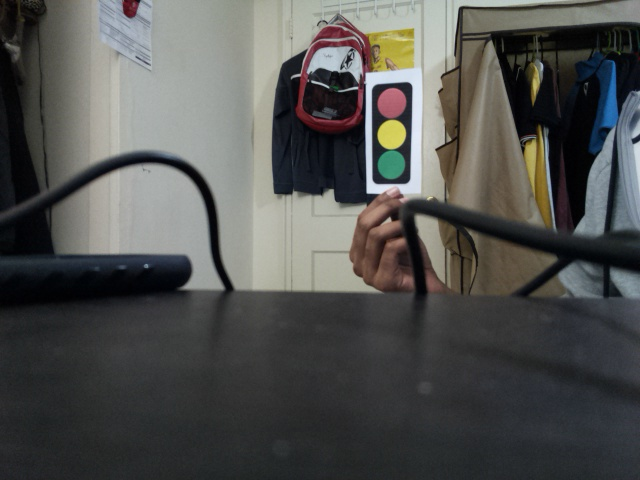
#> input picture trafficSign01.jpg, 640 x 480 px
$ python processingPipeline.py
#> lines starting #> are read from the running program, lines starting #| are printed output that depends on the picture; after the words box and inside, x2 and y2 are one past the last pixel; in counts of white or black regions, pixels touching at a corner belong together
import cv2
import numpy as np
import imutils


image = cv2.imread('trafficSign01.jpg')
#> image is the input picture: shape (480, 640, 3); mean B, G, R 79.9, 82.1, 81.5

height = (image.shape[0])
#> height = 480
width = (image.shape[1])
#> width = 640

#print(height)
#print(width)

hsvImage = cv2.cvtColor(image, cv2.COLOR_BGR2HSV)
#> hsvImage: shape (480, 640, 3); mean H, S, V 70.8, 40.2, 86.3
cv2.imshow('HSV', hsvImage)

# [5 lines of commented-out code are left out]

threshold = cv2.inRange(hsvImage, (75, 130, 130), (85, 160, 150))
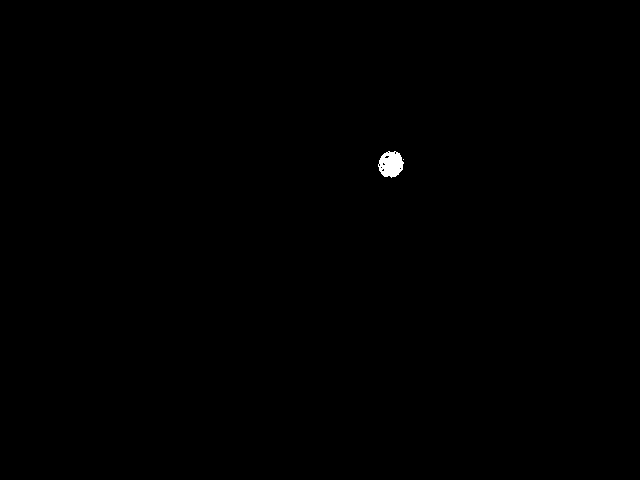
#> threshold: shape (480, 640); 0.16% white; 2 white regions (1 under 20 px)
cv2.imshow('Threshold', threshold)

contours, hierarchy = cv2.findContours(threshold, cv2.RETR_TREE, cv2.CHAIN_APPROX_NONE)
#> contours = 10 contours, 9 with area under 20; largest, box (x1, y1, x2, y2) and area: (378, 151, 404, 178) 482
#print(contours)

if len(contours) == 0:
    print('No green signal found')
else:
    c = max(contours, key=cv2.contourArea)
#> c = contour of 73 points, box (x1, y1, x2, y2) (378, 151, 404, 178), area 482
    ((x,y), radius) = cv2.minEnclosingCircle(c)
#> x = 390.9; y = 164.1; radius = 13.75
    image = cv2.circle(image, (int(x),int(y)), int(radius), (0, 0, 255), 2)
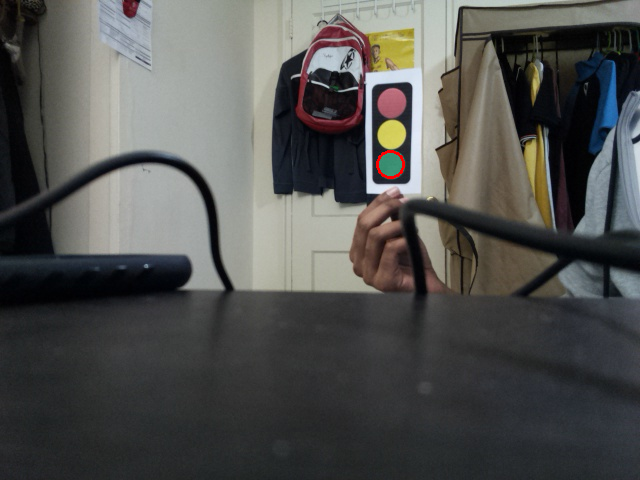
#> image: shape (480, 640, 3); 0.08% of pixels changed, all inside (x1, y1, x2, y2) = (376, 150, 405, 179)

cv2.imshow('final Image', image)
#cv2.drawContours(image, contours, -1, (0, 0, 255), 3)
cv2.waitKey(0)
cv2.destroyAllWindows()

$ run again, with trafficSign.jpg copied over trafficSign01.jpg
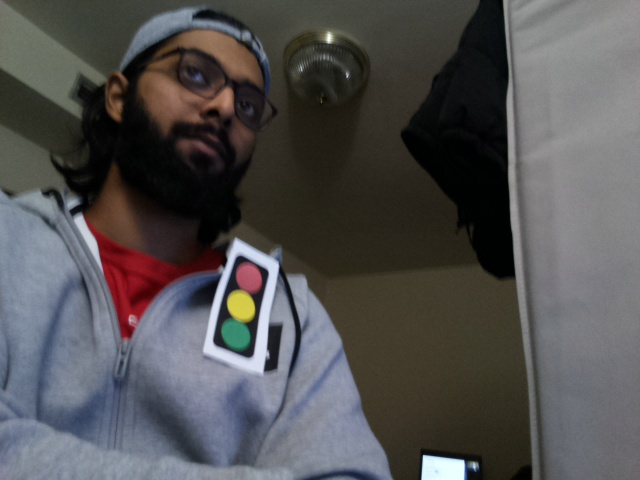
#> input picture trafficSign.jpg, 640 x 480 px
#> image is the input picture: shape (480, 640, 3); mean B, G, R 81.3, 80.9, 82.3
#> hsvImage: shape (480, 640, 3); mean H, S, V 68.8, 59.6, 90.1
#> threshold: shape (480, 640); 0.15% white; 1 white region
#> contours = 9 contours, 7 with area under 20; largest, box (x1, y1, x2, y2) and area: (223, 322, 249, 347) 467, (229, 325, 236, 331) 21
#> c = contour of 76 points, box (x1, y1, x2, y2) (223, 322, 249, 347), area 467
#> x = 235.6; y = 333.5; radius = 14.23
#> `image = cv2.circle(image, (int(x),int(y)), int(radius), (0, 0, 255), 2)`:
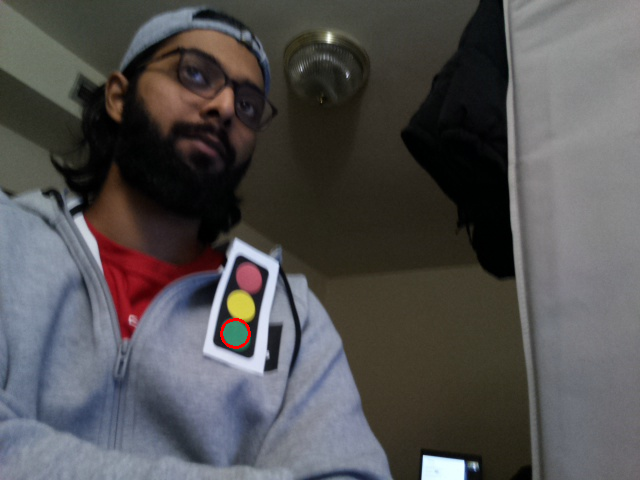
#> image: shape (480, 640, 3); 0.08% of pixels changed, all inside (x1, y1, x2, y2) = (220, 318, 251, 349)
